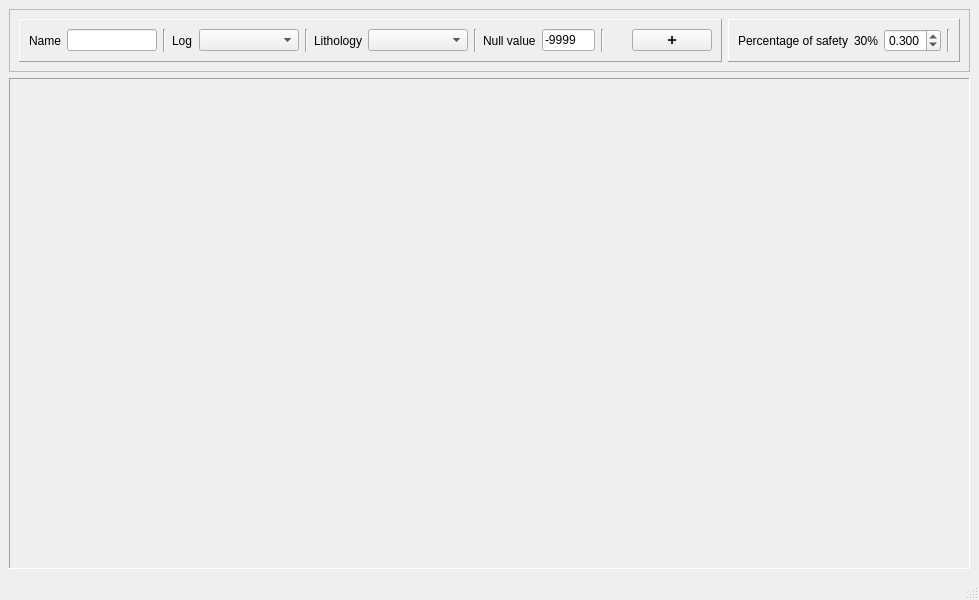
<?xml version="1.0" encoding="UTF-8"?>
<ui version="4.0">
 <class>MainWindow</class>
 <widget class="QMainWindow" name="MainWindow">
  <property name="geometry">
   <rect>
    <x>0</x>
    <y>0</y>
    <width>979</width>
    <height>600</height>
   </rect>
  </property>
  <property name="windowTitle">
   <string>MainWindow</string>
  </property>
  <widget class="QWidget" name="centralwidget">
   <layout class="QVBoxLayout" name="verticalLayout_3">
    <item>
     <widget class="QFrame" name="frame_2">
      <property name="frameShape">
       <enum>QFrame::StyledPanel</enum>
      </property>
      <property name="frameShadow">
       <enum>QFrame::Raised</enum>
      </property>
      <layout class="QHBoxLayout" name="horizontalLayout_2">
       <item>
        <widget class="QFrame" name="frame">
         <property name="frameShape">
          <enum>QFrame::Panel</enum>
         </property>
         <property name="frameShadow">
          <enum>QFrame::Raised</enum>
         </property>
         <layout class="QHBoxLayout" name="horizontalLayout">
          <item>
           <widget class="QLabel" name="label_5">
            <property name="text">
             <string>Name</string>
            </property>
           </widget>
          </item>
          <item>
           <widget class="QLineEdit" name="nameLineEdit"/>
          </item>
          <item>
           <widget class="Line" name="line_4">
            <property name="orientation">
             <enum>Qt::Vertical</enum>
            </property>
           </widget>
          </item>
          <item>
           <widget class="QLabel" name="label">
            <property name="text">
             <string>Log</string>
            </property>
           </widget>
          </item>
          <item>
           <widget class="QComboBox" name="logComboBox">
            <property name="minimumSize">
             <size>
              <width>100</width>
              <height>0</height>
             </size>
            </property>
           </widget>
          </item>
          <item>
           <widget class="Line" name="line">
            <property name="orientation">
             <enum>Qt::Vertical</enum>
            </property>
           </widget>
          </item>
          <item>
           <widget class="QLabel" name="label_2">
            <property name="text">
             <string>Lithology</string>
            </property>
           </widget>
          </item>
          <item>
           <widget class="QComboBox" name="lithologyComboBox">
            <property name="minimumSize">
             <size>
              <width>100</width>
              <height>0</height>
             </size>
            </property>
           </widget>
          </item>
          <item>
           <widget class="Line" name="line_2">
            <property name="orientation">
             <enum>Qt::Vertical</enum>
            </property>
           </widget>
          </item>
          <item>
           <widget class="QLabel" name="label_3">
            <property name="text">
             <string>Null value</string>
            </property>
           </widget>
          </item>
          <item>
           <widget class="QLineEdit" name="nullValueLineEdit">
            <property name="maximumSize">
             <size>
              <width>70</width>
              <height>16777215</height>
             </size>
            </property>
            <property name="text">
             <string>-9999</string>
            </property>
           </widget>
          </item>
          <item>
           <widget class="Line" name="line_3">
            <property name="orientation">
             <enum>Qt::Vertical</enum>
            </property>
           </widget>
          </item>
          <item>
           <spacer name="horizontalSpacer">
            <property name="orientation">
             <enum>Qt::Horizontal</enum>
            </property>
            <property name="sizeHint" stdset="0">
             <size>
              <width>40</width>
              <height>20</height>
             </size>
            </property>
           </spacer>
          </item>
          <item>
           <widget class="QPushButton" name="addButton">
            <property name="text">
             <string>➕</string>
            </property>
           </widget>
          </item>
         </layout>
        </widget>
       </item>
       <item>
        <widget class="QFrame" name="frame_3">
         <property name="frameShape">
          <enum>QFrame::Panel</enum>
         </property>
         <property name="frameShadow">
          <enum>QFrame::Raised</enum>
         </property>
         <layout class="QHBoxLayout" name="horizontalLayout_3">
          <item>
           <widget class="QLabel" name="label_4">
            <property name="text">
             <string>Percentage of safety</string>
            </property>
           </widget>
          </item>
          <item>
           <widget class="QLabel" name="percentLbl">
            <property name="text">
             <string>30%</string>
            </property>
           </widget>
          </item>
          <item>
           <widget class="QDoubleSpinBox" name="percentSafeSpinBox">
            <property name="decimals">
             <number>3</number>
            </property>
            <property name="minimum">
             <double>0.001000000000000</double>
            </property>
            <property name="maximum">
             <double>1.000000000000000</double>
            </property>
            <property name="singleStep">
             <double>0.001000000000000</double>
            </property>
            <property name="value">
             <double>0.300000000000000</double>
            </property>
           </widget>
          </item>
          <item>
           <widget class="Line" name="line_5">
            <property name="orientation">
             <enum>Qt::Vertical</enum>
            </property>
           </widget>
          </item>
         </layout>
        </widget>
       </item>
      </layout>
     </widget>
    </item>
    <item>
     <widget class="QScrollArea" name="scrollArea">
      <property name="frameShape">
       <enum>QFrame::Panel</enum>
      </property>
      <property name="widgetResizable">
       <bool>true</bool>
      </property>
      <widget class="QWidget" name="scrollAreaWidgetContents">
       <property name="geometry">
        <rect>
         <x>0</x>
         <y>0</y>
         <width>959</width>
         <height>470</height>
        </rect>
       </property>
       <layout class="QVBoxLayout" name="verticalLayout_2">
        <item>
         <layout class="QGridLayout" name="coreSmaplesLayout"/>
        </item>
        <item>
         <spacer name="verticalSpacer">
          <property name="orientation">
           <enum>Qt::Vertical</enum>
          </property>
          <property name="sizeHint" stdset="0">
           <size>
            <width>20</width>
            <height>40</height>
           </size>
          </property>
         </spacer>
        </item>
       </layout>
      </widget>
     </widget>
    </item>
   </layout>
  </widget>
  <widget class="QMenuBar" name="menubar">
   <property name="geometry">
    <rect>
     <x>0</x>
     <y>0</y>
     <width>979</width>
     <height>21</height>
    </rect>
   </property>
  </widget>
  <widget class="QStatusBar" name="statusbar"/>
 </widget>
 <resources/>
 <connections/>
</ui>
